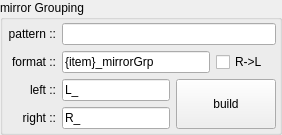
               <widget class="QGroupBox" name="mirrorGrouping_Gb">
                <property name="minimumSize">
                 <size>
                  <width>0</width>
                  <height>125</height>
                 </size>
                </property>
                <property name="maximumSize">
                 <size>
                  <width>16777215</width>
                  <height>16777215</height>
                 </size>
                </property>
                <property name="title">
                 <string>mirror Grouping</string>
                </property>
                <layout class="QVBoxLayout" name="verticalLayout_23">
                 <property name="leftMargin">
                  <number>3</number>
                 </property>
                 <property name="topMargin">
                  <number>3</number>
                 </property>
                 <property name="rightMargin">
                  <number>3</number>
                 </property>
                 <property name="bottomMargin">
                  <number>3</number>
                 </property>
                 <item>
                  <widget class="QFrame" name="mirrorGrpPattern_H">
                   <layout class="QHBoxLayout" name="insertGrpName_H_3">
                    <property name="leftMargin">
                     <number>0</number>
                    </property>
                    <property name="topMargin">
                     <number>0</number>
                    </property>
                    <property name="rightMargin">
                     <number>0</number>
                    </property>
                    <property name="bottomMargin">
                     <number>0</number>
                    </property>
                    <item>
                     <widget class="QLabel" name="mirrorGrpPattern_La">
                      <property name="minimumSize">
                       <size>
                        <width>50</width>
                        <height>0</height>
                       </size>
                      </property>
                      <property name="maximumSize">
                       <size>
                        <width>50</width>
                        <height>16777215</height>
                       </size>
                      </property>
                      <property name="text">
                       <string>pattern ::</string>
                      </property>
                      <property name="alignment">
                       <set>Qt::AlignmentFlag::AlignRight|Qt::AlignmentFlag::AlignTrailing|Qt::AlignmentFlag::AlignVCenter</set>
                      </property>
                     </widget>
                    </item>
                    <item>
                     <widget class="QLineEdit" name="mirrorGrpPattern_Le">
                      <property name="minimumSize">
                       <size>
                        <width>0</width>
                        <height>0</height>
                       </size>
                      </property>
                      <property name="maximumSize">
                       <size>
                        <width>16777215</width>
                        <height>16777215</height>
                       </size>
                      </property>
                      <property name="text">
                       <string/>
                      </property>
                     </widget>
                    </item>
                   </layout>
                  </widget>
                 </item>
                 <item>
                  <layout class="QHBoxLayout" name="mirrorGrpNameFormat_H" stretch="1,2,1">
                   <item>
                    <widget class="QLabel" name="label_30">
                     <property name="minimumSize">
                      <size>
                       <width>50</width>
                       <height>0</height>
                      </size>
                     </property>
                     <property name="maximumSize">
                      <size>
                       <width>50</width>
                       <height>16777215</height>
                      </size>
                     </property>
                     <property name="text">
                      <string>format ::</string>
                     </property>
                     <property name="alignment">
                      <set>Qt::AlignmentFlag::AlignRight|Qt::AlignmentFlag::AlignTrailing|Qt::AlignmentFlag::AlignVCenter</set>
                     </property>
                    </widget>
                   </item>
                   <item>
                    <widget class="QLineEdit" name="mirrorGrpNameFormat_Le">
                     <property name="text">
                      <string>{item}_mirrorGrp</string>
                     </property>
                    </widget>
                   </item>
                   <item>
                    <widget class="QCheckBox" name="mirrorGrpTarget_Chb">
                     <property name="minimumSize">
                      <size>
                       <width>60</width>
                       <height>0</height>
                      </size>
                     </property>
                     <property name="maximumSize">
                      <size>
                       <width>60</width>
                       <height>16777215</height>
                      </size>
                     </property>
                     <property name="text">
                      <string>R-&gt;L</string>
                     </property>
                    </widget>
                   </item>
                  </layout>
                 </item>
                 <item>
                  <layout class="QGridLayout" name="mirrorGrpName_Gl">
                   <property name="horizontalSpacing">
                    <number>6</number>
                   </property>
                   <item row="0" column="0">
                    <layout class="QHBoxLayout" name="mirrorLeftGrpName_H">
                     <item>
                      <widget class="QLabel" name="label_4">
                       <property name="minimumSize">
                        <size>
                         <width>50</width>
                         <height>0</height>
                        </size>
                       </property>
                       <property name="maximumSize">
                        <size>
                         <width>50</width>
                         <height>16777215</height>
                        </size>
                       </property>
                       <property name="text">
                        <string>left ::</string>
                       </property>
                       <property name="alignment">
                        <set>Qt::AlignmentFlag::AlignRight|Qt::AlignmentFlag::AlignTrailing|Qt::AlignmentFlag::AlignVCenter</set>
                       </property>
                      </widget>
                     </item>
                     <item>
                      <widget class="QLineEdit" name="mirrorLeftGrpName_Le">
                       <property name="text">
                        <string>L_</string>
                       </property>
                      </widget>
                     </item>
                    </layout>
                   </item>
                   <item row="1" column="0">
                    <layout class="QHBoxLayout" name="mirrorRightGrpName_H">
                     <item>
                      <widget class="QLabel" name="label_29">
                       <property name="minimumSize">
                        <size>
                         <width>50</width>
                         <height>0</height>
                        </size>
                       </property>
                       <property name="maximumSize">
                        <size>
                         <width>50</width>
                         <height>16777215</height>
                        </size>
                       </property>
                       <property name="text">
                        <string>right ::</string>
                       </property>
                       <property name="alignment">
                        <set>Qt::AlignmentFlag::AlignRight|Qt::AlignmentFlag::AlignTrailing|Qt::AlignmentFlag::AlignVCenter</set>
                       </property>
                      </widget>
                     </item>
                     <item>
                      <widget class="QLineEdit" name="mirrorRightGrpName_Le">
                       <property name="text">
                        <string>R_</string>
                       </property>
                      </widget>
                     </item>
                    </layout>
                   </item>
                   <item row="0" column="1" rowspan="2">
                    <widget class="QPushButton" name="mirrorGrpName_Btn">
                     <property name="minimumSize">
                      <size>
                       <width>100</width>
                       <height>50</height>
                      </size>
                     </property>
                     <property name="maximumSize">
                      <size>
                       <width>100</width>
                       <height>50</height>
                      </size>
                     </property>
                     <property name="text">
                      <string>build</string>
                     </property>
                    </widget>
                   </item>
                  </layout>
                 </item>
                </layout>
               </widget>
